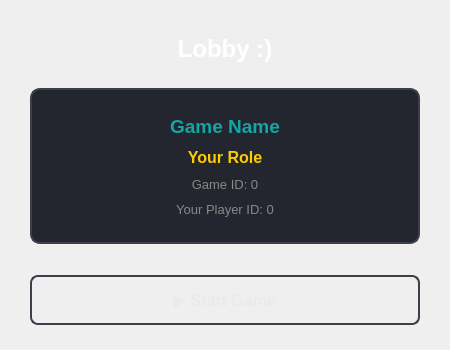
<?xml version="1.0" encoding="UTF-8"?>
<ui version="4.0">
 <class>GameLobbyWindow</class>
 <widget class="QDialog" name="GameLobbyWindow">
  <property name="geometry">
   <rect>
    <x>0</x>
    <y>0</y>
    <width>450</width>
    <height>350</height>
   </rect>
  </property>
  <property name="windowTitle">
   <string>Game Lobby</string>
  </property>
  <property name="styleSheet">
   <string notr="true">QDialog {
    background: qlineargradient(x1:0, y1:0, x2:0, y2:1,
                                stop:0 #1a1d23, stop:1 #0f1114);
}

QLabel {
    color: #e8eaed;
    font-size: 11pt;
}

QLabel#titleLabel {
    color: #ffffff;
    font-size: 18pt;
    font-weight: bold;
    padding: 10px;
}

QLabel#gameNameLabel {
    color: #14a5a5;
    font-size: 14pt;
    font-weight: bold;
}

QLabel#roleLabel {
    color: #ffcc00;
    font-size: 12pt;
    font-weight: 600;
}

QLabel#gameIdLabel, QLabel#playerIdLabel {
    color: #888888;
    font-size: 10pt;
}

QFrame#infoFrame {
    background-color: #23262e;
    border: 2px solid #3a3f4a;
    border-radius: 10px;
    padding: 10px;
}

QPushButton {
    background: qlineargradient(x1:0, y1:0, x2:0, y2:1,
                                stop:0 #2d3139, stop:1 #23262e);
    color: #e8eaed;
    border: 2px solid #3a3f4a;
    border-radius: 8px;
    padding: 10px 20px;
    font-size: 12pt;
    font-weight: 600;
}

QPushButton:hover {
    background: qlineargradient(x1:0, y1:0, x2:0, y2:1,
                                stop:0 #3a3f4a, stop:1 #2d3139);
    border: 2px solid #4a5060;
    color: #ffffff;
}

QPushButton:pressed {
    background: qlineargradient(x1:0, y1:0, x2:0, y2:1,
                                stop:0 #1d2027, stop:1 #23262e);
}

QPushButton:disabled {
    background-color: #23262e;
    color: #5a5e66;
    border: 2px solid #2a2d36;
}

QPushButton#startGameButton {
    background: qlineargradient(x1:0, y1:0, x2:0, y2:1,
                                stop:0 #0d7377, stop:1 #0a5a5e);
    font-weight: bold;
}

QPushButton#startGameButton:hover {
    background: qlineargradient(x1:0, y1:0, x2:0, y2:1,
                                stop:0 #14a5a5, stop:1 #0d7377);
}

QPushButton#startGameButton:disabled {
    background: qlineargradient(x1:0, y1:0, x2:0, y2:1,
                                stop:0 #2d3139, stop:1 #23262e);
    color: #5a5e66;
}</string>
  </property>
  <layout class="QVBoxLayout" name="verticalLayout">
   <property name="spacing">
    <number>15</number>
   </property>
   <property name="leftMargin">
    <number>30</number>
   </property>
   <property name="topMargin">
    <number>25</number>
   </property>
   <property name="rightMargin">
    <number>30</number>
   </property>
   <property name="bottomMargin">
    <number>25</number>
   </property>
   <item>
    <widget class="QLabel" name="titleLabel">
     <property name="text">
      <string>Lobby :)</string>
     </property>
     <property name="alignment">
      <set>Qt::AlignCenter</set>
     </property>
    </widget>
   </item>
   <item>
    <widget class="QFrame" name="infoFrame">
     <property name="frameShape">
      <enum>QFrame::StyledPanel</enum>
     </property>
     <layout class="QVBoxLayout" name="infoLayout">
      <property name="spacing">
       <number>10</number>
      </property>
      <property name="leftMargin">
       <number>15</number>
      </property>
      <property name="topMargin">
       <number>15</number>
      </property>
      <property name="rightMargin">
       <number>15</number>
      </property>
      <property name="bottomMargin">
       <number>15</number>
      </property>
      <item>
       <widget class="QLabel" name="gameNameLabel">
        <property name="text">
         <string>Game Name</string>
        </property>
        <property name="alignment">
         <set>Qt::AlignCenter</set>
        </property>
       </widget>
      </item>
      <item>
       <widget class="QLabel" name="roleLabel">
        <property name="text">
         <string>Your Role</string>
        </property>
        <property name="alignment">
         <set>Qt::AlignCenter</set>
        </property>
       </widget>
      </item>
      <item>
       <widget class="QLabel" name="gameIdLabel">
        <property name="text">
         <string>Game ID: 0</string>
        </property>
        <property name="alignment">
         <set>Qt::AlignCenter</set>
        </property>
       </widget>
      </item>
      <item>
       <widget class="QLabel" name="playerIdLabel">
        <property name="text">
         <string>Your Player ID: 0</string>
        </property>
        <property name="alignment">
         <set>Qt::AlignCenter</set>
        </property>
       </widget>
      </item>
     </layout>
    </widget>
   </item>
   <item>
    <spacer name="verticalSpacer">
     <property name="orientation">
      <enum>Qt::Vertical</enum>
     </property>
     <property name="sizeHint" stdset="0">
      <size>
       <width>20</width>
       <height>20</height>
      </size>
     </property>
    </spacer>
   </item>
   <item>
    <layout class="QHBoxLayout" name="buttonLayout">
     <property name="spacing">
      <number>15</number>
     </property>
     <item>
      <widget class="QPushButton" name="startGameButton">
       <property name="text">
        <string>▶ Start Game</string>
       </property>
       <property name="minimumSize">
        <size>
         <width>0</width>
         <height>50</height>
        </size>
       </property>
       <property name="cursor">
        <cursorShape>PointingHandCursor</cursorShape>
       </property>
       <property name="default">
        <bool>true</bool>
       </property>
      </widget>
     </item>
    </layout>
   </item>
  </layout>
 </widget>
 <resources/>
 <connections/>
</ui>
